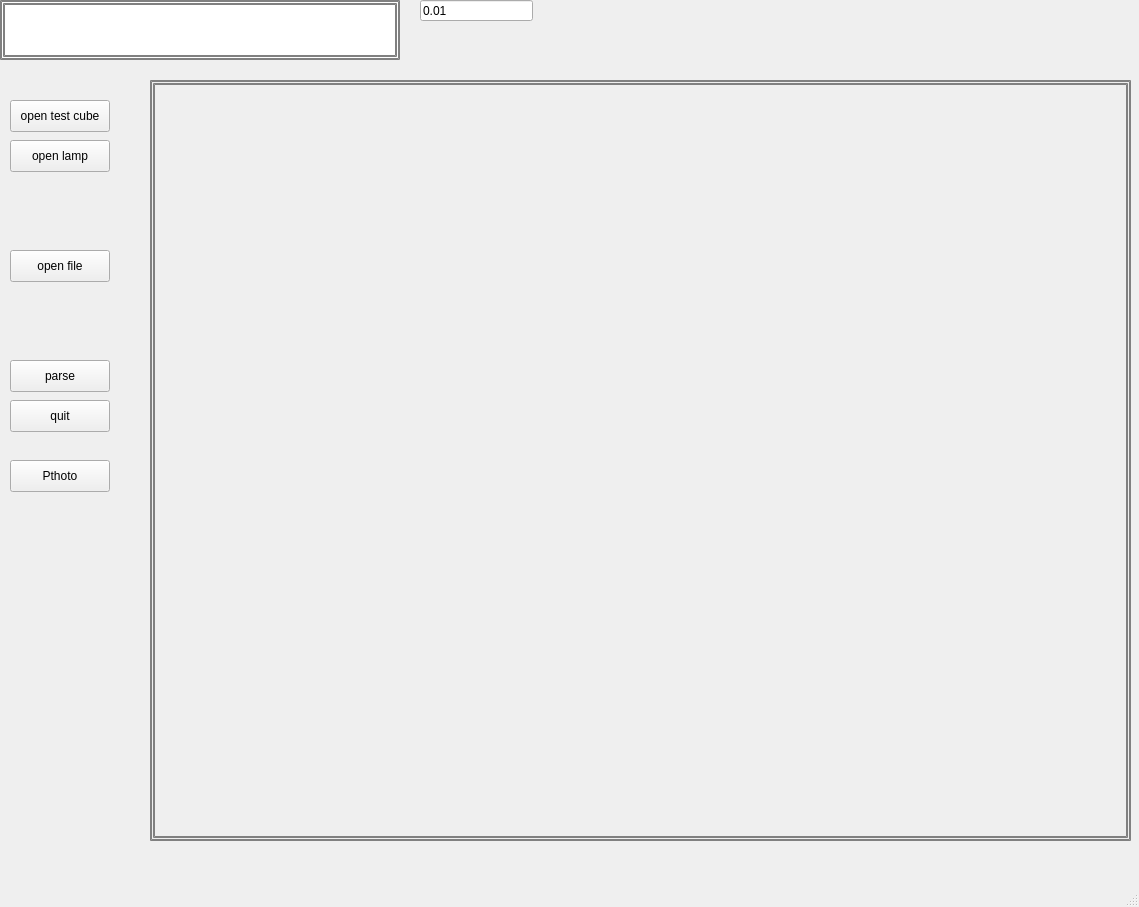
<?xml version="1.0" encoding="UTF-8"?>
<ui version="4.0">
 <class>MainWindow</class>
 <widget class="QMainWindow" name="MainWindow">
  <property name="geometry">
   <rect>
    <x>0</x>
    <y>0</y>
    <width>1139</width>
    <height>907</height>
   </rect>
  </property>
  <property name="windowTitle">
   <string>3DViewer</string>
  </property>
  <widget class="QWidget" name="centralwidget">
   <widget class="QPushButton" name="openFile">
    <property name="geometry">
     <rect>
      <x>10</x>
      <y>250</y>
      <width>100</width>
      <height>32</height>
     </rect>
    </property>
    <property name="text">
     <string>open file</string>
    </property>
   </widget>
   <widget class="QLabel" name="label">
    <property name="geometry">
     <rect>
      <x>0</x>
      <y>0</y>
      <width>400</width>
      <height>60</height>
     </rect>
    </property>
    <property name="styleSheet">
     <string notr="true">color: blue;
background-color: white;

border-style: double;
border-width: 5px;
border-color: gray;</string>
    </property>
    <property name="text">
     <string/>
    </property>
   </widget>
   <widget class="GLWidget" name="widget" native="true">
    <property name="geometry">
     <rect>
      <x>150</x>
      <y>80</y>
      <width>981</width>
      <height>761</height>
     </rect>
    </property>
    <property name="styleSheet">
     <string notr="true">border-style: double;
border-width: 5px;
border-color: gray;</string>
    </property>
   </widget>
   <widget class="QPushButton" name="openLamp">
    <property name="geometry">
     <rect>
      <x>10</x>
      <y>140</y>
      <width>100</width>
      <height>32</height>
     </rect>
    </property>
    <property name="text">
     <string>open lamp</string>
    </property>
   </widget>
   <widget class="QLineEdit" name="scale">
    <property name="geometry">
     <rect>
      <x>420</x>
      <y>0</y>
      <width>113</width>
      <height>21</height>
     </rect>
    </property>
    <property name="text">
     <string>0.01</string>
    </property>
   </widget>
   <widget class="QPushButton" name="quit">
    <property name="geometry">
     <rect>
      <x>10</x>
      <y>400</y>
      <width>100</width>
      <height>32</height>
     </rect>
    </property>
    <property name="text">
     <string>quit</string>
    </property>
   </widget>
   <widget class="QPushButton" name="parse">
    <property name="geometry">
     <rect>
      <x>10</x>
      <y>360</y>
      <width>100</width>
      <height>32</height>
     </rect>
    </property>
    <property name="text">
     <string>parse</string>
    </property>
   </widget>
   <widget class="QPushButton" name="openTestFile">
    <property name="geometry">
     <rect>
      <x>10</x>
      <y>100</y>
      <width>100</width>
      <height>32</height>
     </rect>
    </property>
    <property name="text">
     <string>open test cube</string>
    </property>
   </widget>
   <widget class="QPushButton" name="Pthoto">
    <property name="geometry">
     <rect>
      <x>10</x>
      <y>460</y>
      <width>100</width>
      <height>32</height>
     </rect>
    </property>
    <property name="text">
     <string>Pthoto</string>
    </property>
   </widget>
  </widget>
  <widget class="QMenuBar" name="menubar">
   <property name="geometry">
    <rect>
     <x>0</x>
     <y>0</y>
     <width>1139</width>
     <height>24</height>
    </rect>
   </property>
  </widget>
  <widget class="QStatusBar" name="statusbar"/>
 </widget>
 <customwidgets>
  <customwidget>
   <class>GLWidget</class>
   <extends>QWidget</extends>
   <header>glwidget.h</header>
   <container>1</container>
  </customwidget>
 </customwidgets>
 <resources/>
 <connections>
  <connection>
   <sender>quit</sender>
   <signal>released()</signal>
   <receiver>MainWindow</receiver>
   <slot>close()</slot>
   <hints>
    <hint type="sourcelabel">
     <x>76</x>
     <y>511</y>
    </hint>
    <hint type="destinationlabel">
     <x>75</x>
     <y>353</y>
    </hint>
   </hints>
  </connection>
 </connections>
</ui>
